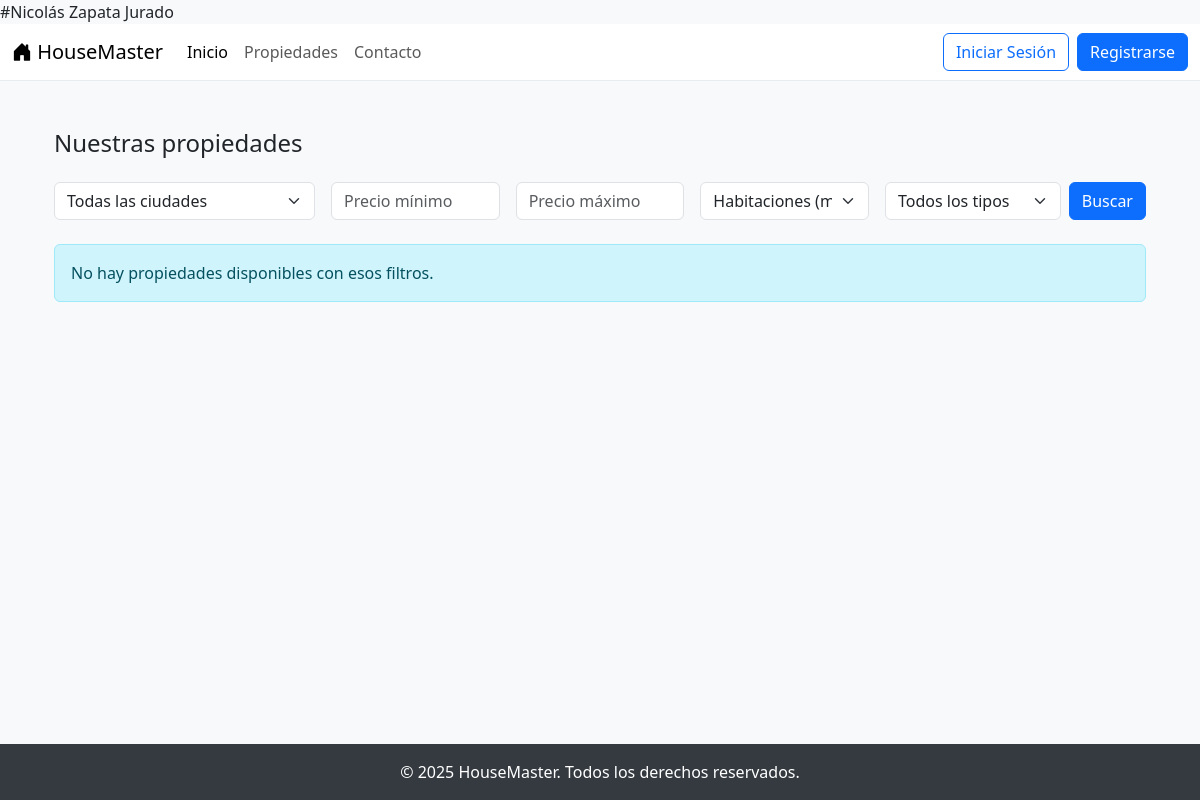
Page /propiedades/ on the earlier database version.
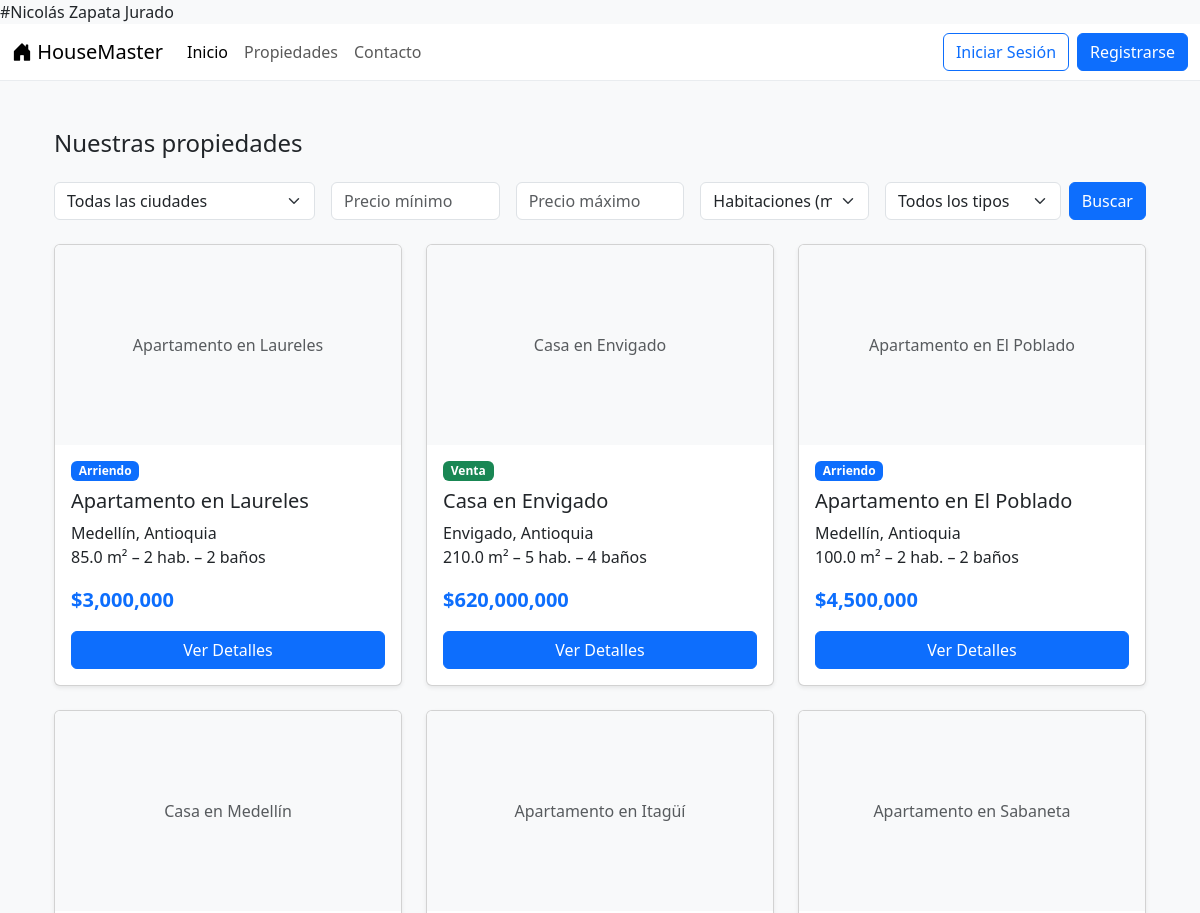
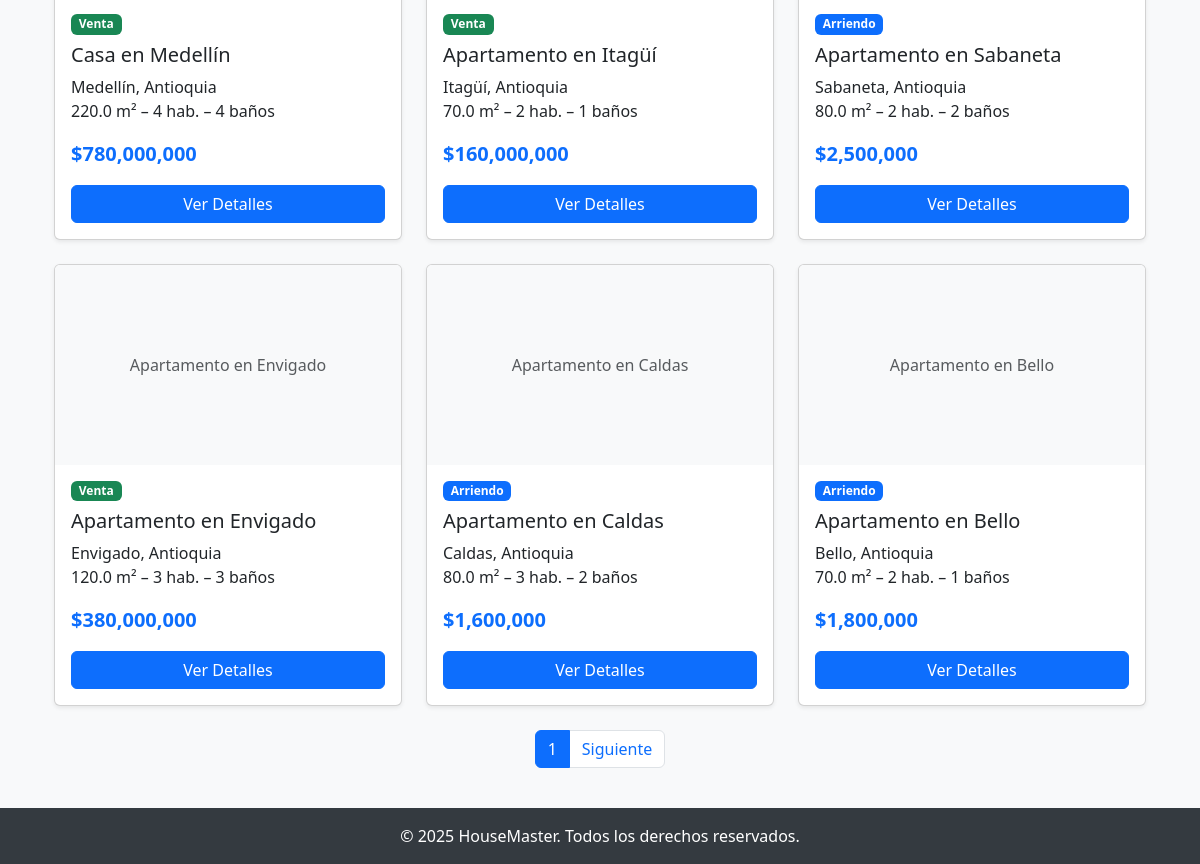
Same page on the later database version (2 pictures, top to bottom).
### property/models.py (models this page shows, shortened)
class Property(models.Model):
    title = models.CharField(max_length=200)
    description = models.TextField()
    price = models.DecimalField(max_digits=12, decimal_places=2)
    type = models.CharField(max_length=100)   # Venta / Arriendo
    area = models.FloatField()
    rooms = models.IntegerField()
    bathrooms = models.IntegerField()
    status = models.CharField(max_length=50)  # Disponible, Vendida, etc.
    city = models.CharField(max_length=100)
    department = models.CharField(max_length=100)
    address = models.CharField(max_length=255, unique=True)
    created_at = models.DateTimeField(auto_now_add=True)
    image = models.ImageField(upload_to='properties/', blank=True, null=True)

### property/views.py (the view)
# urls.py: path("propiedades/", views.property_list, name="property_list"),
def property_list(request):
    qs = Property.objects.all().order_by('-created_at')
    city = request.GET.get('city')
    min_price = request.GET.get('min_price')
    max_price = request.GET.get('max_price')
    rooms = request.GET.get('rooms')
    ptype = request.GET.get('type')
    if city:
        qs = qs.filter(city=city)
    if min_price and min_price.isdigit():
        if int(min_price) >= 0:
            qs = qs.filter(price__gte=int(min_price))
    if max_price and max_price.isdigit():
        if int(max_price) >= 0:
            qs = qs.filter(price__lte=int(max_price))
    if rooms and rooms.isdigit():
        if int(rooms) >= 1:
            qs = qs.filter(rooms__gte=int(rooms))
    if ptype in ("Arriendo", "Venta"):
        qs = qs.filter(type=ptype)
    cities = Property.objects.values_list("city", flat=True).distinct()
    paginator = Paginator(qs, 9)
    page = request.GET.get('page')
    properties = paginator.get_page(page)
    return render(request, "property_list.html", {
        "properties": properties,
        "cities": cities,
    })

### property/templates/property_list.html (shortened to what this page needs)
{% extends "base.html" %}
{% load humanize %}
{% block content %}
<div class="container py-4">
  <h1 class="h4 mb-4">Nuestras propiedades</h1>
  <form method="get" class="row g-3 mb-4">
    <div class="col-md-3">
      <select name="city" class="form-select">
        <option value="">Todas las ciudades</option>
      </select>
    </div>
    <div class="col-md-2">
      <input type="number" name="min_price" class="form-control"
             placeholder="Precio mínimo" value="{{ request.GET.min_price }}" min="0">
    </div>
    <div class="col-md-2">
      <input type="number" name="max_price" class="form-control"
             placeholder="Precio máximo" value="{{ request.GET.max_price }}" min="0">
    </div>
    <div class="col-md-2">
      <select name="rooms" class="form-select">
        <option value="">Habitaciones (mín.)</option>
      </select>
    </div>
    <div class="col-md-3">
      <div class="d-flex gap-2">
        <select name="type" class="form-select">
          <option value="">Todos los tipos</option>
        </select>
        <button type="submit" class="btn btn-primary">Buscar</button>
      </div>
    </div>
  </form>
  {% if properties %}
    <div class="row row-cols-1 row-cols-md-3 g-4">
      {% for prop in properties %}
      <div class="col">
        <div class="card h-100 shadow-sm">
          {% if prop.image %}
            <img src="{{ prop.image.url }}" class="card-img-top" alt="{{ prop.title }}">
          {% else %}
            <div class="card-img-top bg-light d-flex align-items-center justify-content-center" style="height: 200px;">
              <span class="text-muted">{{ prop.title }}</span>
            </div>
          {% endif %}
          <div class="card-body">
            <p class="mb-2">
              <span class="badge {% if prop.type == 'Venta' %}bg-success{% else %}bg-primary{% endif %}">
                {{ prop.type }}
              </span>
            </p>
            <h5 class="card-title">{{ prop.title }}</h5>
            <p class="card-text">
              {{ prop.city }}, {{ prop.department }} <br>
              {{ prop.area }} m² – {{ prop.rooms }} hab. – {{ prop.bathrooms }} baños
            </p>
            <p class="fw-bold text-primary fs-5">
              ${{ prop.price|floatformat:0|intcomma }}
            </p>
            <a href="{% url 'property_detail' prop.pk %}" class="btn btn-primary w-100">Ver Detalles</a>
          </div>
        </div>
      </div>
      {% endfor %}
    </div>
    <nav aria-label="Paginación" class="mt-4">
      <ul class="pagination justify-content-center">
        <li class="page-item active"><span class="page-link">{{ properties.number }}</span></li>
        {% if properties.has_next %}
          <li class="page-item">
            <a class="page-link"
               href="?page={{ properties.next_page_number }}&city={{ request.GET.city }}&min_price={{ request.GET.min_price }}&max_price={{ request.GET.max_price }}&rooms={{ request.GET.rooms }}&type={{ request.GET.type }}">
               Siguiente
            </a>
          </li>
        {% endif %}
      </ul>
    </nav>
  {% else %}
    <div class="alert alert-info">
      No hay propiedades disponibles con esos filtros.
    </div>
  {% endif %}
</div>
{% endblock %}

### core/templates/base.html (shortened to what this page needs)
<!DOCTYPE html>
<html lang="es" class="h-100">
<head>
    <link href="https://cdn.jsdelivr.net/npm/bootstrap@5.3.0/dist/css/bootstrap.min.css" rel="stylesheet">
    <link rel="stylesheet" href="https://cdn.jsdelivr.net/npm/bootstrap-icons@1.10.5/font/bootstrap-icons.css">
</head>
<body class="d-flex flex-column h-100">
    <header>
        <nav class="navbar navbar-expand-lg navbar-light">
            <div class="container-fluid">
                <a class="navbar-brand" href="{% url 'home' %}">
                    <i class="bi bi-house-door-fill"></i> HouseMaster
                </a>
                <div class="collapse navbar-collapse" id="navbarNav">
                    <ul class="navbar-nav me-auto mb-2 mb-lg-0">
                        <li class="nav-item">
                            <a class="nav-link active" aria-current="page" href="{% url 'home' %}">Inicio</a>
                        </li>
                        <li class="nav-item">
                            <a class="nav-link" href="{% url 'property_list' %}">Propiedades</a>
                        </li>
                        <li class="nav-item">
                            <a class="nav-link" href="#">Contacto</a>
                        </li>
                    </ul>
                    <div class="d-flex">
                        {% if user.is_authenticated %}
                            <a href="{% url 'account' %}" class="btn btn-outline-secondary me-2">
                                <i class="bi bi-person-fill"></i> Mi Perfil
                            </a>
                            <form action="{% url 'logout' %}" method="POST" class="d-inline">
                                {% csrf_token %}
                                <button type="submit" class="btn btn-danger">Cerrar Sesión</button>
                            </form>
                        {% else %}
                            <a href="{% url 'login' %}" class="btn btn-outline-primary me-2">Iniciar Sesión</a>
                            <a href="{% url 'signup' %}" class="btn btn-primary">Registrarse</a>
                        {% endif %}
                    </div>
                </div>
            </div>
        </nav>
    </header>
    <main class="flex-shrink-0">
        <div class="container mt-4">
            {% block content %}{% endblock %}
        </div>
    </main>
    <footer class="footer mt-auto py-3 text-center">
        <div class="container">
            <span>© 2025 HouseMaster. Todos los derechos reservados.</span>
        </div>
    </footer>
</body>
</html>

### core/templates/base.html (style rules this page uses)
body { background-color: #f8f9fa; }
.navbar { background-color: #ffffff; border-bottom: 1px solid #e9ecef; }
.footer { background-color: #343a40; color: white; padding: 2rem 0; }

Differences in the rows shown:
added Property: title "Apartamento en Laureles", type "Arriendo", city "Medellín", department "Antioquia", area "85.0", rooms "2", bathrooms "2", price "3,000,000"
added Property: title "Casa en Envigado", type "Venta", city "Envigado", department "Antioquia", area "210.0", rooms "5", bathrooms "4", price "620,000,000"
added Property: title "Apartamento en El Poblado", type "Arriendo", city "Medellín", department "Antioquia", area "100.0", rooms "2", bathrooms "2", price "4,500,000"
added Property: title "Casa en Medellín", type "Venta", city "Medellín", department "Antioquia", area "220.0", rooms "4", bathrooms "4", price "780,000,000"
added Property: title "Apartamento en Itagüí", type "Venta", city "Itagüí", department "Antioquia", area "70.0", rooms "2", bathrooms "1", price "160,000,000"
added Property: title "Apartamento en Sabaneta", type "Arriendo", city "Sabaneta", department "Antioquia", area "80.0", rooms "2", bathrooms "2", price "2,500,000"
added Property: title "Apartamento en Envigado", type "Venta", city "Envigado", department "Antioquia", area "120.0", rooms "3", bathrooms "3", price "380,000,000"
added Property: title "Apartamento en Caldas", type "Arriendo", city "Caldas", department "Antioquia", area "80.0", rooms "3", bathrooms "2", price "1,600,000"
added Property: title "Apartamento en Bello", type "Arriendo", city "Bello", department "Antioquia", area "70.0", rooms "2", bathrooms "1", price "1,800,000"
Other differences:
{{ properties.number }}: (not shown) → "1"
text no longer shown: "No hay propiedades disponibles con esos filtros."
text now shown: "Siguiente"
